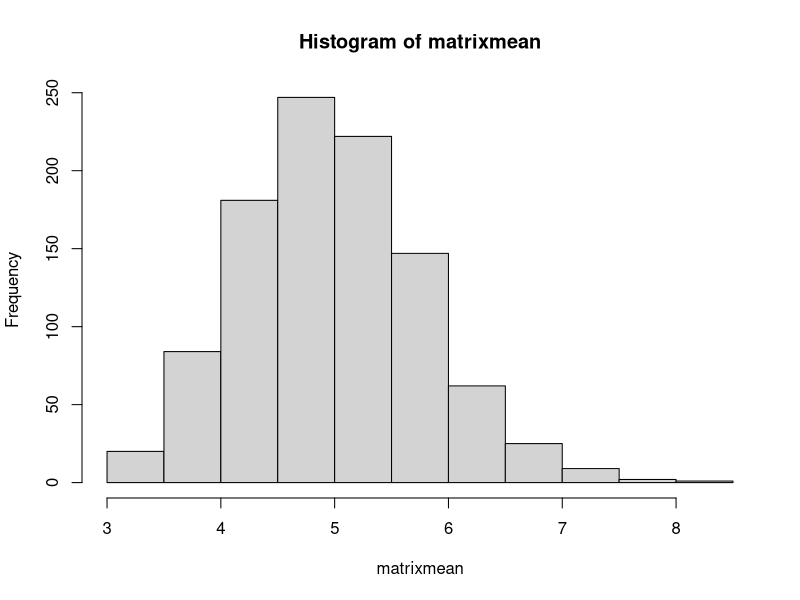

The R script that drew this image:
setwd("c:\\rprograms\\statinference")

#set parameters
n <- 1000
group <- 40
lambda <- 0.2

#calculate theoritcal values
theoreticalmean <- 1 / lambda
theoreticalsd <- 1 / lambda

# run the simulation
data  <- rexp(n * group, lambda)
matrixdata <- matrix(data, n, group)

matrixmean <- apply(matrixdata,1,mean)

#calculate summary stats and plot histogram
simmean <- mean(matrixmean)
simsd <- sd(matrixmean)
simvar <- var(matrixmean)

hist(matrixmean)

#compare to CLT
simse = simsd / sqrt(group)
#calculate confidence
low <- simmean - 1.96 * simse
high <- simmean + 1.96 * simse